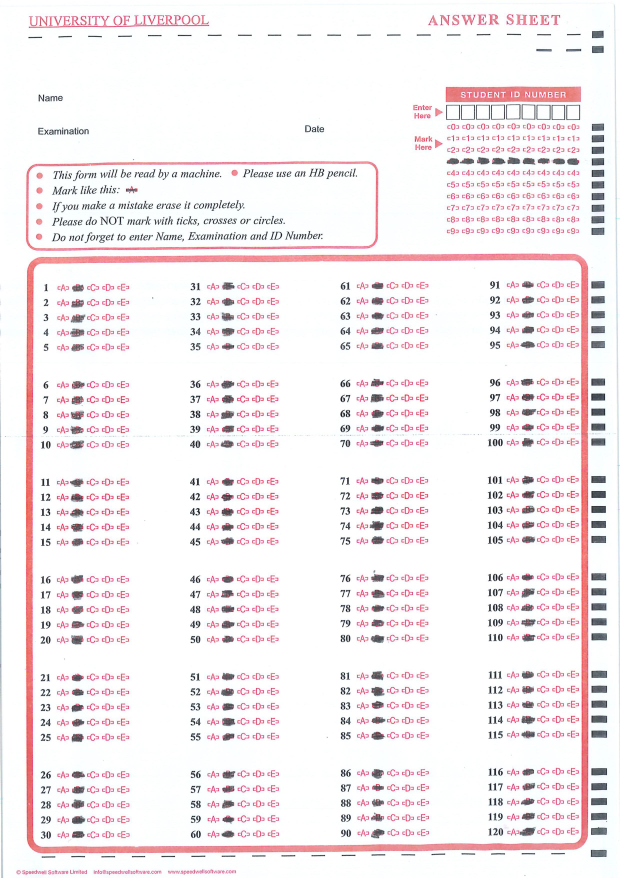
#> input picture images/pdf_converted/0009.jpg, 2480 x 3509 px, found by its file name (shown at 1/4 size); its folder holds only this picture in this run
$ python image_crop_test.py
#> lines starting #> are read from the running program, lines starting #| are printed output that depends on the picture; after the words box and inside, x2 and y2 are one past the last pixel; in counts of white or black regions, pixels touching at a corner belong together
import cv2
import numpy as np
import os


def edge_detect(image):
    gray = cv2.cvtColor(image, cv2.COLOR_BGR2GRAY)
    blurred = cv2.GaussianBlur(gray, (5, 5), 0)
    edged = cv2.Canny(blurred, 50, 150)
    return edged


def find_contours(image):
    edged = edge_detect(image)
    contours, _ = cv2.findContours(edged, cv2.RETR_EXTERNAL, cv2.CHAIN_APPROX_SIMPLE)
    return contours


def crop_answer_area(rotated, contours, h, w):
    contours = find_contours(rotated)
    c = max(contours, key=cv2.contourArea)
    rect = cv2.minAreaRect(c)
    box = cv2.boxPoints(rect)
    box = np.intp(box)
    x1, y1 = box[0]
    x2, y2 = box[2]

    if y1 < h - y2:
        rotated = cv2.rotate(rotated, cv2.ROTATE_180)
        x1, y1 = w - x1, h - y1
        x2, y2 = w - x2, h - y2

    rotated = rotated[min(y1, y2):max(y1, y2), min(x1, x2):max(x1, x2)]
    return rotated


def deskew(image):
    (h, w) = image.shape[:2]
    contours = find_contours(image)
    c = max(contours, key=cv2.contourArea)
    rect = cv2.minAreaRect(c)
    box = cv2.boxPoints(rect)
    box = np.intp(box)
    angle = rect[2]
    if rect[1][0] > rect[1][1]:
        angle = 90 + angle

    center = (w // 2, h // 2)
    M = cv2.getRotationMatrix2D(center, angle, 1.0)
    rotated = cv2.warpAffine(image, M, (w, h), flags=cv2.INTER_CUBIC, borderMode=cv2.BORDER_REPLICATE)
    rotated = crop_answer_area(rotated, contours, h, w)
    return rotated


def process_images_in_folder(folder_path, output_folder):
#> called with folder_path = 'images/pdf_converted', output_folder = 'cropped_images'
    if not os.path.exists(output_folder):
        os.makedirs(output_folder)

    for filename in os.listdir(folder_path):
        if filename.lower().endswith(('.png', '.jpg', '.jpeg')):
            image_path = os.path.join(folder_path, filename)
            image = cv2.imread(image_path)
#> image is the input picture: shape (3509, 2480, 3); mean B, G, R 239.2, 237.2, 244.5

            scale_percent = 40  # percent of original size
            width = int(image.shape[1] * scale_percent / 100)
#> width = 992
            height = int(image.shape[0] * scale_percent / 100)
#> height = 1403
            dim = (width, height)
#> dim = (992, 1403)

            image = cv2.resize(image, dim, interpolation=cv2.INTER_AREA)
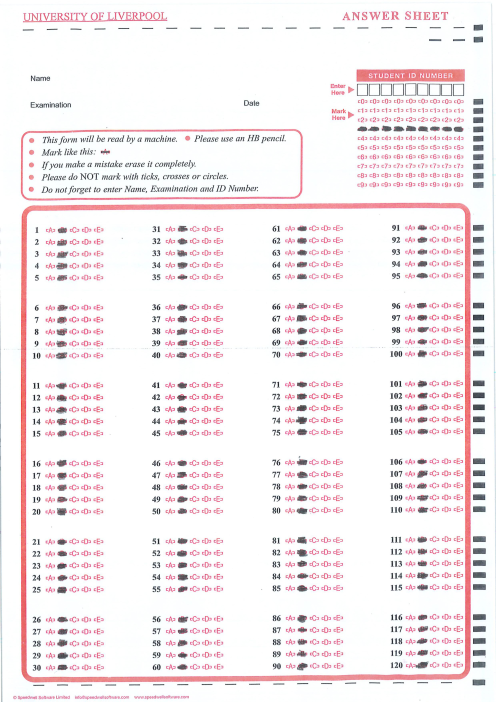
#> image: shape (1403, 992, 3) (shown at 1/2 size); mean B, G, R 239.2, 237.2, 244.5
            deskewed = deskew(image)
#> in edge_detect, `gray = cv2.cvtColor(image, cv2.COLOR_BGR2GRAY)`:
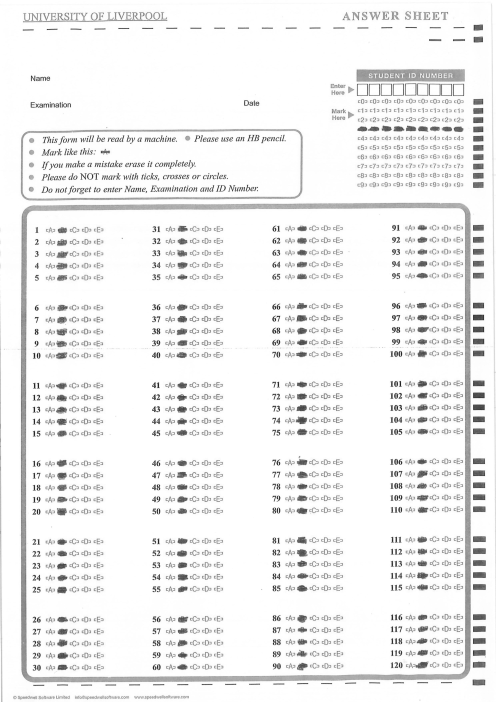
#> gray: shape (1403, 992) (shown at 1/2 size); min 11, max 255, mean 239.6
#> in edge_detect, `edged = cv2.Canny(blurred, 50, 150)`:
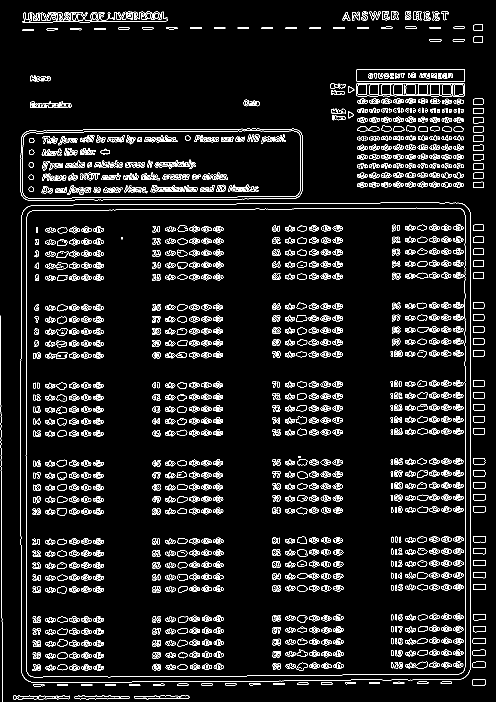
#> edged: shape (1403, 992) (shown at 1/2 size); 7.1% white in thin lines or dots
#> in find_contours, `contours, _ = cv2.findContours(edged, cv2.RETR_EXTERNAL, cv2.CHAIN_APP..`: contours = 326 contours, 120 with area under 20; largest, box (x1, y1, x2, y2) and area: (41, 405, 942, 1365) 857274, (41, 257, 606, 402) 78292, (713, 166, 929, 193) 5388, (713, 138, 930, 164) 5282, (149, 1391, 259, 1400) 543
#> in deskew, `c = max(contours, key=cv2.contourArea)`: c = contour of 299 points, box (x1, y1, x2, y2) (41, 405, 942, 1365), area 857274
#> in deskew, `rect = cv2.minAreaRect(c)`: rect = ((491, 884.5), (959, 900), -90)
#> in deskew, `box = cv2.boxPoints(rect)`: box = [[941, 1364], [41, 1364], [41, 405], [941, 405]]
#> in deskew, `angle = rect[2]`: angle = -90
#> in deskew, `angle = 90 + angle`: angle = 0
#> in deskew, `M = cv2.getRotationMatrix2D(center, angle, 1.0)`: M = [[1, 0, 0], [0, 1, 0]]
#> in crop_answer_area, `rect = cv2.minAreaRect(c)`: rect = ((491, 884.5), (959, 900), -90)
#> in crop_answer_area, `box = cv2.boxPoints(rect)`: box = [[941, 1364], [41, 1364], [41, 405], [941, 405]]
#> in crop_answer_area, `x1, y1 = box[0]`: x1 = 941; y1 = 1364
#> in crop_answer_area, `x2, y2 = box[2]`: x2 = 41; y2 = 405
#> in crop_answer_area, `rotated = rotated[min(y1, y2):max(y1, y2), min(x1, x2):max(x1, x2)]`:
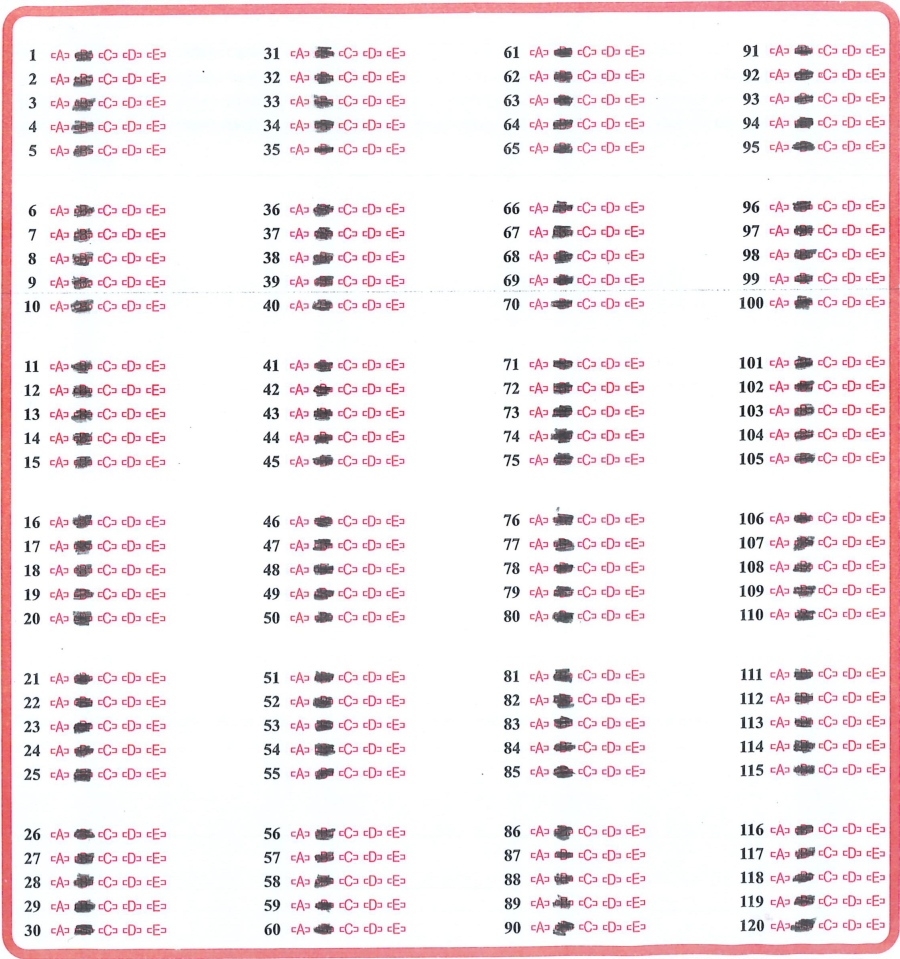
#> rotated: shape (959, 900, 3); mean B, G, R 237.1, 234.6, 244.9

            output_path = os.path.join(output_folder, f"deskewed_{filename}")
            cv2.imwrite(output_path, deskewed)
            print(f"Processed and saved: {output_path}")


if __name__ == '__main__':
    input_folder = 'images/pdf_converted'  # Specify the input folder path here
    output_folder = 'cropped_images'  # Specify the output folder path here
    process_images_in_folder(input_folder, output_folder)

$ run again, on images/pdf_converted/page_5.jpg
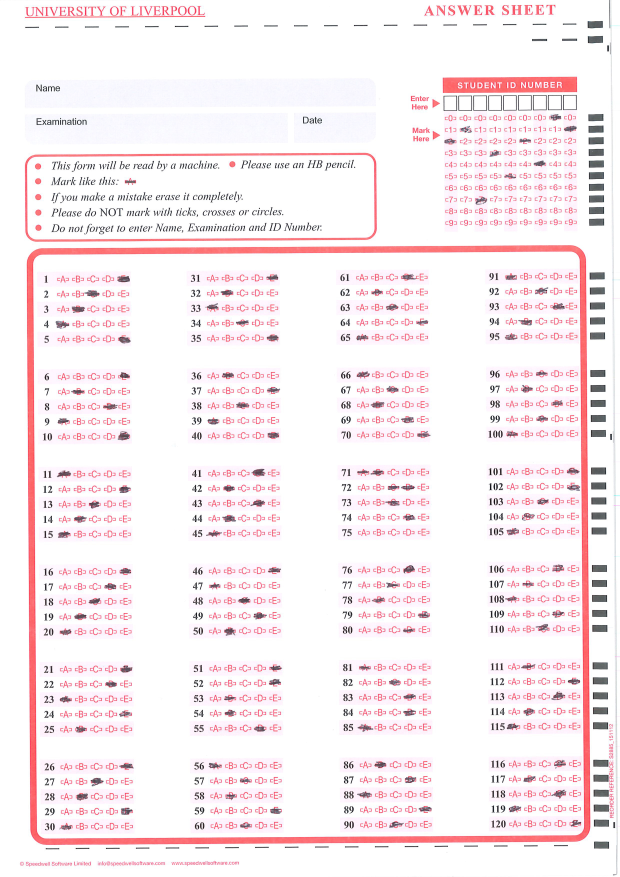
#> input picture images/pdf_converted/page_5.jpg, 2480 x 3508 px, found by its file name (shown at 1/4 size)
#> in process_images_in_folder, image is the input picture: shape (3508, 2480, 3); mean B, G, R 240, 237.1, 248
#> image: shape (1403, 992, 3)
#> in edge_detect, `edged = cv2.Canny(blurred, 50, 150)`:
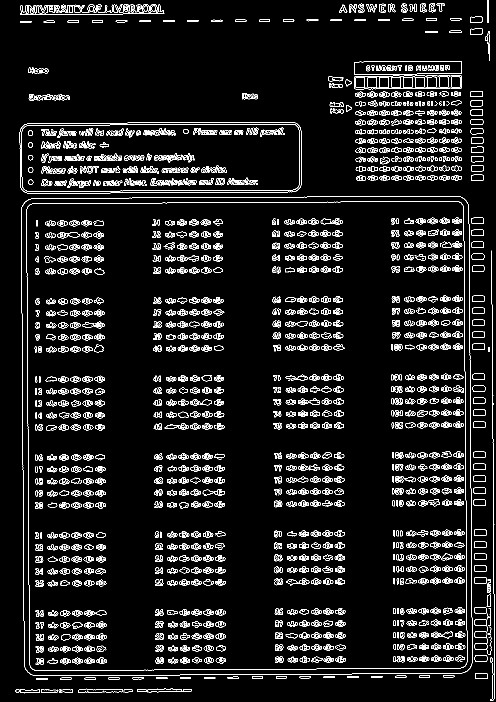
#> edged: shape (1403, 992) (shown at 1/2 size); 7.2% white in thin lines or dots
#> in find_contours, `contours, _ = cv2.findContours(edged, cv2.RETR_EXTERNAL, cv2.CHAIN_APP..`: contours = 344 contours, 119 with area under 20; largest, box (x1, y1, x2, y2) and area: (42, 392, 945, 1352) 854404, (39, 244, 603, 387) 78298, (708, 122, 924, 149) 5320, (274, 1377, 383, 1386) 488, (156, 1377, 265, 1386) 451
#> in deskew, `c = max(contours, key=cv2.contourArea)`: c = contour of 167 points, box (x1, y1, x2, y2) (42, 392, 945, 1352), area 854404
#> in deskew, `rect = cv2.minAreaRect(c)`: rect = ((493.1, 871.4), (897.1, 956.1), -0.368)
#> in deskew, `box = cv2.boxPoints(rect)`: box = [[47.63, 1352.3], [41.48, 396.2], [938.6, 390.5], [944.7, 1346.5]]
#> in deskew, `box = np.intp(box)`: box = [[47, 1352], [41, 396], [938, 390], [944, 1346]]
#> angle = -0.368
#> M = [[1, -0.00643, 4.52], [0.00643, 1, -3.18]]
#> edged: shape (1403, 992); 7.2% white in thin lines or dots
#> in find_contours (call 2), `contours, _ = cv2.findContours(edged, cv2.RETR_EXTERNAL, cv2.CHAIN_APP..`: contours = 317 contours, 105 with area under 20; largest, box (x1, y1, x2, y2) and area: (44, 394, 941, 1350) 854672, (42, 244, 606, 385) 78449, (712, 153, 928, 180) 5500, (711, 125, 928, 151) 5386, (945, 666, 970, 679) 281
#> in crop_answer_area, `c = max(contours, key=cv2.contourArea)`: c = contour of 87 points, box (x1, y1, x2, y2) (44, 394, 941, 1350), area 854672
#> in crop_answer_area, `rect = cv2.minAreaRect(c)`: rect = ((492, 871.5), (955, 896), -90)
#> in crop_answer_area, `box = cv2.boxPoints(rect)`: box = [[940, 1349], [44, 1349], [44, 394], [940, 394]]
#> x1 = 940; y1 = 1349
#> x2 = 44; y2 = 394
#> in crop_answer_area, `rotated = rotated[min(y1, y2):max(y1, y2), min(x1, x2):max(x1, x2)]`:
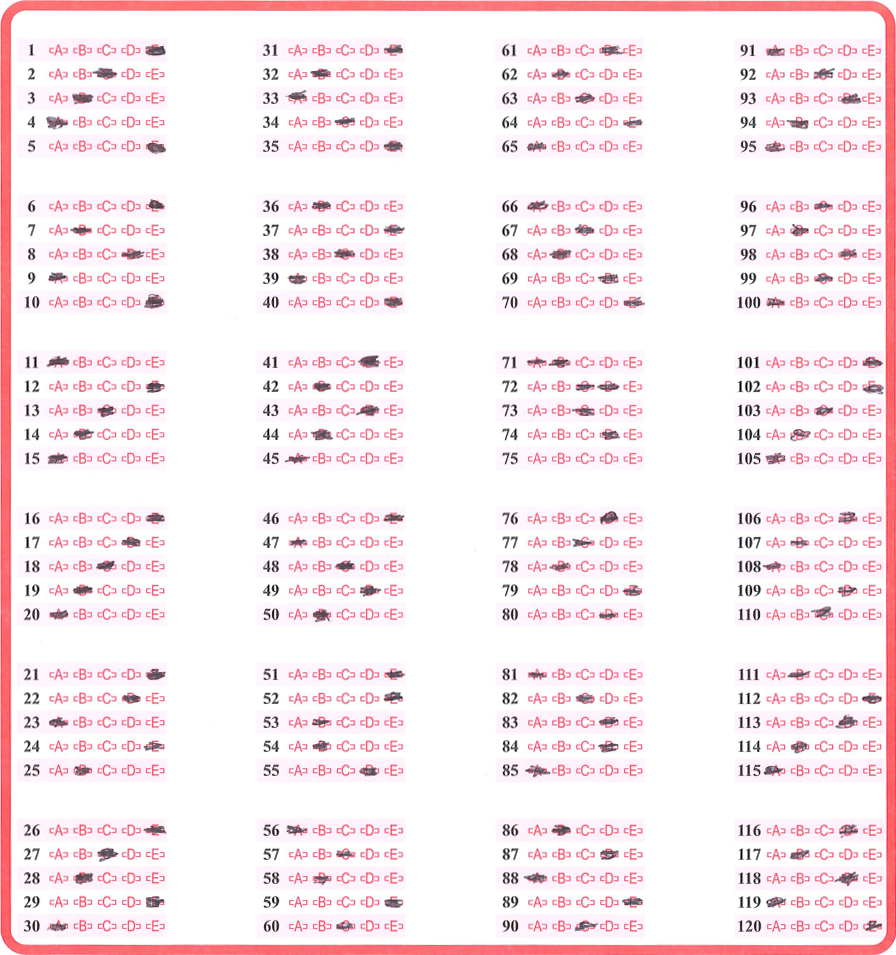
#> rotated: shape (955, 896, 3); mean B, G, R 238.1, 234.2, 248.9
